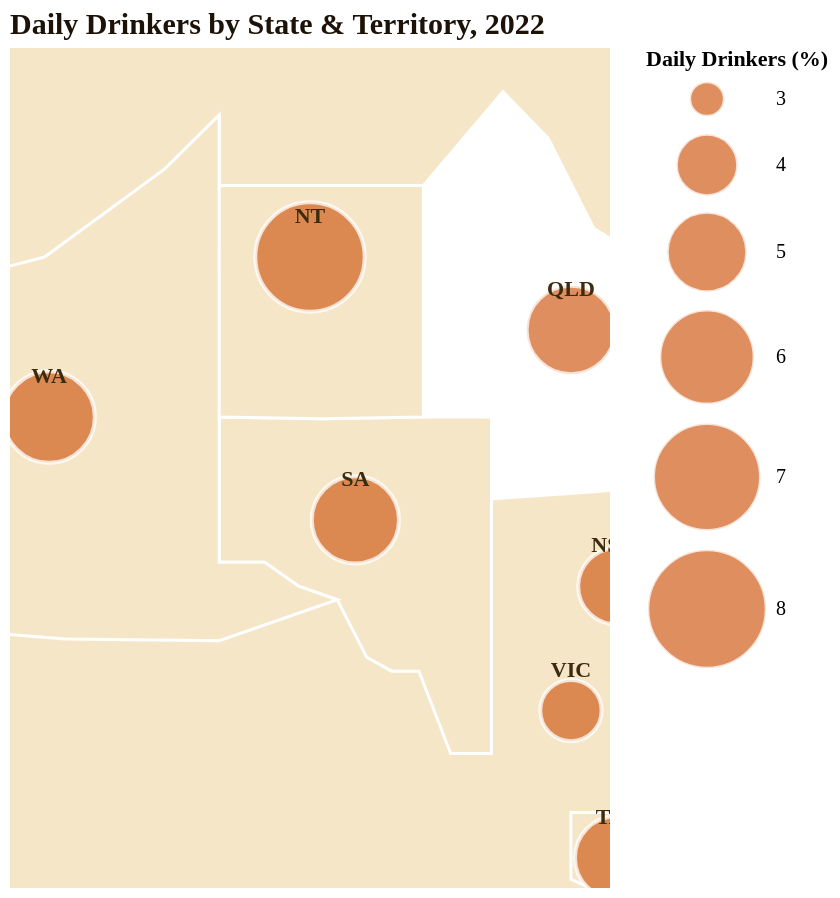

Express this chart as Vega-Lite.
### Vega-Lite specification from a JSON file in a GitHub repository (floating-point values rounded to 4 significant figures)
{"$schema": "https://vega.github.io/schema/vega-lite/v5.json", "title": {"text": "Daily Drinkers by State & Territory, 2022", "fontSize": 15, "font": "DM Sans", "color": "#1C1208", "anchor": "start"}, "width": "container", "height": 420, "projection": {"type": "mercator", "center": [133, -28], "scale": 650}, "layer": [{"data": {"values": [{"type": "Feature", "properties": {"STATE_NAME": "New South Wales", "pct": 26.3, "abbr": "NSW"}, "geometry": {"type": "Polygon", "coordinates": [[[141.0, -34.0], [141.0, -29.2], [150.0, -28.5], [153.6, -28.2], [153.6, -37.5], [150.7, -38.1], [149.0, -37.5], [148.3, -37.5], [145.5, -38.0], [144.0, -37.5], [141.0, -37.5], [141.0, -34.0]]]}}, {"type": "Feature", "properties": {"STATE_NAME": "Victoria", "pct": 23.8, "abbr": "VIC"}, "geometry": {"type": "Polygon", "coordinates": [[[141.0, -34.0], [144.0, -37.5], [145.5, -38.0], [148.3, -37.5], [149.0, -37.5], [150.7, -38.1], [149.4, -38.7], [148.1, -38.5], [146.4, -39.0], [144.5, -38.8], [143.4, -38.8], [141.0, -38.5], [141.0, -34.0]]]}}, {"type": "Feature", "properties": {"STATE_NAME": "Queensland", "pct": 29.4, "abbr": "QLD"}, "geometry": {"type": "Polygon", "coordinates": [[[138.0, -16.5], [138.0, -26.0], [141.0, -26.0], [141.0, -29.2], [150.0, -28.5], [153.6, -28.2], [153.6, -10.7], [148.1, -19.8], [145.5, -18.3], [143.5, -14.5], [141.5, -12.5], [138.0, -16.5]]]}}, {"type": "Feature", "properties": {"STATE_NAME": "South Australia", "pct": 29.3, "abbr": "SA"}, "geometry": {"type": "Polygon", "coordinates": [[[129.0, -26.0], [138.0, -26.0], [141.0, -26.0], [141.0, -34.0], [141.0, -38.5], [139.2, -38.5], [137.8, -35.6], [136.6, -35.6], [135.5, -35.1], [134.2, -33.0], [132.5, -32.5], [131.0, -31.6], [129.0, -31.6], [129.0, -26.0]]]}}, {"type": "Feature", "properties": {"STATE_NAME": "Western Australia", "pct": 29.9, "abbr": "WA"}, "geometry": {"type": "Polygon", "coordinates": [[[129.0, -13.5], [129.0, -26.0], [129.0, -31.6], [131.0, -31.6], [132.5, -32.5], [134.2, -33.0], [129.0, -34.5], [115.5, -34.0], [113.9, -22.5], [114.2, -21.8], [118.0, -20.3], [121.3, -19.5], [126.6, -15.8], [129.0, -13.5]]]}}, {"type": "Feature", "properties": {"STATE_NAME": "Tasmania", "pct": 26.8, "abbr": "TAS"}, "geometry": {"type": "Polygon", "coordinates": [[[144.5, -40.5], [148.3, -40.5], [148.5, -43.6], [147.6, -43.3], [146.3, -43.3], [144.5, -42.7], [144.5, -40.5]]]}}, {"type": "Feature", "properties": {"STATE_NAME": "Northern Territory", "pct": 31.1, "abbr": "NT"}, "geometry": {"type": "Polygon", "coordinates": [[[129.0, -16.5], [138.0, -16.5], [138.0, -26.0], [129.0, -26.0], [129.0, -13.5], [129.0, -16.5]]]}}, {"type": "Feature", "properties": {"STATE_NAME": "Australian Capital Territory", "pct": 25.7, "abbr": "ACT"}, "geometry": {"type": "Polygon", "coordinates": [[[148.8, -35.1], [149.4, -35.1], [149.4, -35.9], [148.8, -35.9], [148.8, -35.1]]]}}]}, "mark": {"type": "geoshape", "fill": "#f5e6c8", "stroke": "white", "strokeWidth": 1.5}}, {"data": {"values": [{"state": "NSW", "lon": 146.5, "lat": -32.5, "daily": 4.8}, {"state": "VIC", "lon": 144.5, "lat": -37.0, "daily": 4.0}, {"state": "QLD", "lon": 144.5, "lat": -22.5, "daily": 5.6}, {"state": "SA", "lon": 135.0, "lat": -30.0, "daily": 5.5}, {"state": "WA", "lon": 121.5, "lat": -26.0, "daily": 5.8}, {"state": "TAS", "lon": 146.5, "lat": -42.0, "daily": 5.2}, {"state": "NT", "lon": 133.0, "lat": -19.5, "daily": 7.2}, {"state": "ACT", "lon": 149.1, "lat": -35.5, "daily": 4.5}]}, "mark": {"type": "circle", "opacity": 0.75, "stroke": "white", "strokeWidth": 2, "color": "#D4692A"}, "encoding": {"longitude": {"field": "lon", "type": "quantitative"}, "latitude": {"field": "lat", "type": "quantitative"}, "size": {"field": "daily", "type": "quantitative", "scale": {"domain": [3, 8], "range": [300, 3500]}, "legend": {"title": "Daily Drinkers (%)", "labelFont": "DM Sans", "titleFont": "DM Sans"}}, "tooltip": [{"field": "state", "title": "State"}, {"field": "daily", "title": "Daily drinkers %", "format": ".1f"}]}}, {"data": {"values": [{"s": "NSW", "lon": 146.5, "lat": -32.5}, {"s": "VIC", "lon": 144.5, "lat": -37.0}, {"s": "QLD", "lon": 144.5, "lat": -22.5}, {"s": "SA", "lon": 135.0, "lat": -30.0}, {"s": "WA", "lon": 121.5, "lat": -26.0}, {"s": "TAS", "lon": 146.5, "lat": -42.0}, {"s": "NT", "lon": 133.0, "lat": -19.5}, {"s": "ACT", "lon": 149.1, "lat": -35.5}]}, "mark": {"type": "text", "fontSize": 11, "fontWeight": "bold", "font": "DM Sans", "color": "#3D2B0F", "dy": -20}, "encoding": {"longitude": {"field": "lon", "type": "quantitative"}, "latitude": {"field": "lat", "type": "quantitative"}, "text": {"field": "s", "type": "nominal"}}}], "config": {"view": {"stroke": null}, "background": "transparent"}}
